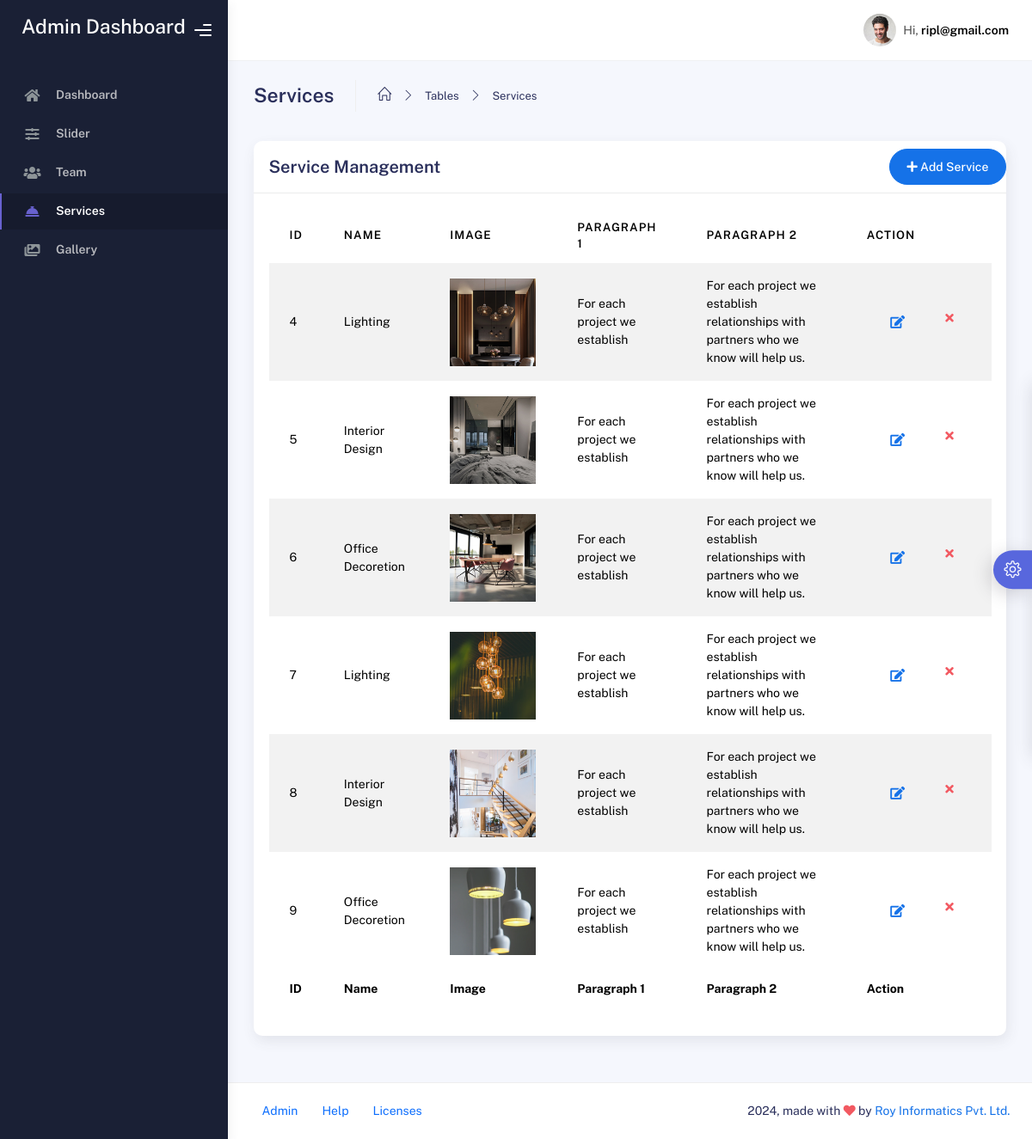
/admin/ad_services.php (signed in), run on the app's committed database.
### tables this page shows
CREATE TABLE `services` (
  `id` int(11) NOT NULL,
  `name` varchar(255) NOT NULL,
  `image_path` varchar(255) NOT NULL,
  `para1` text NOT NULL,
  `para2` text NOT NULL
);

### admin/ad_services.php (the view, shortened to what this page needs)
<?php include('includes/header.php');  ?>
<?php
$sql = "SELECT * FROM services";
$result = $conn->query($sql);
?>
<div class="container">
    <div class="page-inner">
        <div class="page-header">
            <h3 class="fw-bold mb-3">Services</h3>
            <ul class="breadcrumbs mb-3">
                <li class="nav-home">
                    <a href="#">
                        <i class="icon-home"></i>
                    </a>
                </li>
                <li class="separator">
                    <i class="icon-arrow-right"></i>
                </li>
                <li class="nav-item">
                    <a href="#">Tables</a>
                </li>
                <li class="separator">
                    <i class="icon-arrow-right"></i>
                </li>
                <li class="nav-item">
                    <a href="#">Services</a>
                </li>
            </ul>
        </div>
        <div class="row">
            <div class="col-md-12">
                <div class="card">
                    <div class="card-header">
                        <div class="d-flex align-items-center">
                            <h4 class="card-title">Service Management</h4>
                            <a href="add_service.php" style="position:absolute; right:0 !important;">
                                <button class="btn btn-primary btn-round ms-auto">
                                    <i class="fa fa-plus"></i>
                                    Add Service
                                </button>
                            </a>
                        </div>
                    </div>
                    <div class="card-body">
                        <div class="table-responsive">
                            <table id="add-row" class="display table table-striped table-hover">
                                <thead>
                                    <tr>
                                        <th>ID</th>
                                        <th>Name</th>
                                        <th>Image</th>
                                        <th>Paragraph 1</th>
                                        <th>Paragraph 2</th>
                                        <th style="width: 10%">Action</th>
                                    </tr>
                                </thead>
                                <tfoot>
                                    <tr>
                                        <th>ID</th>
                                        <th>Name</th>
                                        <th>Image</th>
                                        <th>Paragraph 1</th>
                                        <th>Paragraph 2</th>
                                        <th>Action</th>
                                    </tr>
                                </tfoot>
                                <tbody>
                                    <?php
                                    if ($result->num_rows > 0) {
                                        while($row = $result->fetch_assoc()) {
                                            echo '<tr>';
                                            echo '<td>' . htmlspecialchars($row['id']) . '</td>';
                                            echo '<td>' . htmlspecialchars($row['name']) . '</td>';
                                            echo '<td><img src="' . htmlspecialchars($row['image_path']) . '" alt="' . htmlspecialchars($row['name']) . '" style="width: 100px; height: auto;"></td>';
                                            echo '<td>' . htmlspecialchars($row['para1']) . '</td>';
                                            echo '<td>' . htmlspecialchars($row['para2']) . '</td>';
                                            echo '<td>
                                                      <div class="form-button-action">
                                                          <a href="edit_service.php?id=' . htmlspecialchars($row['id']) . '" class="btn btn-link btn-primary btn-lg" data-bs-toggle="tooltip" title="Edit Service">
                                                              <i class="fa fa-edit"></i>
                                                          </a>
                                                          <a href="delete_service.php?id=' . htmlspecialchars($row['id']) . '" class="btn btn-link btn-danger" data-bs-toggle="tooltip" title="Remove Service" onclick="return confirm(\'Are you sure you want to delete this service?\');">
                                                              <i class="fa fa-times"></i>
                                                          </a>
                                                      </div>
                                                  </td>';
                                            echo '</tr>';
                                        }
                                    } else {
                                        echo '<tr><td colspan="6">No data available</td></tr>';
                                    }
                                    ?>
                                </tbody>
                            </table>
                        </div>
                    </div>
                </div>
            </div>
        </div>
    </div>
</div>
<?php include('includes/footer.php');  ?>

### admin/includes/header.php (shortened to what this page needs)
<!DOCTYPE html>
<html lang="en">
  <head>
    <link rel="stylesheet" href="assets/css/bootstrap.min.css" />
    <link rel="stylesheet" href="assets/css/plugins.min.css" />
    <link rel="stylesheet" href="assets/css/kaiadmin.min.css" />
    <link rel="stylesheet" href="assets/css/demo.css" />
  </head>
  <body>
    <div class="wrapper">
      <div class="sidebar" data-background-color="dark">
        <div class="sidebar-logo">
          <div class="logo-header" data-background-color="dark">
            <a href="index" class="logo">
              <h3 class="text-white">Admin Dashboard</h3>
            </a>
            <div class="nav-toggle">
              <button class="btn btn-toggle toggle-sidebar">
                <i class="gg-menu-right"></i>
              </button>
            </div>
          </div>
        </div>
        <?php
$current_page = basename($_SERVER['REQUEST_URI'], ".php");
?>
<div class="sidebar-wrapper scrollbar scrollbar-inner">
  <div class="sidebar-content">
    <ul class="nav nav-secondary">
      <li class="nav-item <?php echo $current_page === 'index' ? 'active' : ''; ?>">
        <a href="index">
          <i class="fas fa-home"></i>
          <p>Dashboard</p>
        </a>
      </li>
      <li class="nav-item <?php echo $current_page === 'ad_slider' ? 'active' : ''; ?>">
        <a href="ad_slider">
          <i class="fas fa-sliders-h"></i>
          <p>Slider</p>
        </a>
      </li>
      <li class="nav-item <?php echo $current_page === 'ad_team' ? 'active' : ''; ?>">
        <a href="ad_team">
          <i class="fas fa-users"></i>
          <p>Team</p>
        </a>
      </li>
      <li class="nav-item <?php echo $current_page === 'ad_services' ? 'active' : ''; ?>">
        <a href="ad_services">
          <i class="fas fa-concierge-bell"></i>
          <p>Services</p>
        </a>
      </li>
      <li class="nav-item <?php echo $current_page === 'ad_gallery' ? 'active' : ''; ?>">
        <a href="ad_gallery">
          <i class="fas fa-images"></i>
          <p>Gallery</p>
        </a>
      </li>
    </ul>
  </div>
</div>
      </div>
      <div class="main-panel">
        <div class="main-header">
<nav class="navbar navbar-header navbar-header-transparent navbar-expand-lg border-bottom">
  <div class="container-fluid">
    <ul class="navbar-nav ms-md-auto align-items-center">
      <li class="nav-item topbar-user dropdown hidden-caret">
        <a class="dropdown-toggle profile-pic" data-bs-toggle="dropdown" href="#" aria-expanded="false">
          <div class="avatar-sm">
            <img src="assets/img/profile.jpg" alt="..." class="avatar-img rounded-circle" />
          </div>
          <span class="profile-username">
            <span class="op-7">Hi,</span>
            <span class="fw-bold"><?php $email = $_SESSION['email'];
    echo htmlspecialchars($email);?></span>
          </span>
        </a>
      </li>
    </ul>
  </div>
</nav>
        </div>

### admin/includes/footer.php (shortened to what this page needs)
<footer class="footer">
          <div class="container-fluid d-flex justify-content-between">
            <nav class="pull-left">
              <ul class="nav">
                <li class="nav-item">
                  <a class="nav-link" href="#">
                    Admin
                  </a>
                </li>
                <li class="nav-item">
                  <a class="nav-link" href="#"> Help </a>
                </li>
                <li class="nav-item">
                  <a class="nav-link" href="#"> Licenses </a>
                </li>
              </ul>
            </nav>
            <div class="copyright">
              2024, made with <i class="fa fa-heart heart text-danger"></i> by
              <a href="http://www.royinformatics.com">Roy Informatics Pvt. Ltd.</a>
            </div>
          </div>
        </footer>
      </div>
      <div class="custom-template">
        <div class="custom-toggle">
          <i class="icon-settings"></i>
        </div>
      </div>
    </div>
  </body>
</html>

### admin/assets/css/demo.css (style rules this page uses)
.custom-template { position: fixed; top: 50%; transform: translateY(-50%); right: -325px; width: 325px; height: max-content; display: block; z-index: 1; background: #ffffff; transition: all .3s; z-index: 1003; box-shadow: -1px 1px 20px rgba(69, 65, 78, 0.15); border-top-left-radius: 5px; border-bottom-left-radius: 5px; transition: all .5s; }
.custom-template .custom-toggle { position: absolute; width: 45px; height: 45px; background: #5867dd; top: 50%; left: -45px; transform: translateY(-50%); display: flex; align-items: center; justify-content: center; text-align: center; border-top-left-radius: 30px; border-bottom-left-radius: 30px; cursor: pointer; color: #ffffff; box-shadow: -5px 5px 20px rgba(69, 65, 78, 0.21); }
.custom-template .custom-toggle i { font-size: 20px; animation: 1.3s spin linear infinite; }

### data on the page
services: id "4", name "Lighting", image_path (picture), para1 "For each project we establish", para2 "For each project we establish relationships with partners who we know will help us."
services: id "5", name "Interior Design", image_path (picture), para1 "For each project we establish", para2 "For each project we establish relationships with partners who we know will help us."
services: id "6", name "Office Decoretion", image_path (picture), para1 "For each project we establish", para2 "For each project we establish relationships with partners who we know will help us."
services: id "7", name "Lighting", image_path (picture), para1 "For each project we establish", para2 "For each project we establish relationships with partners who we know will help us."
services: id "8", name "Interior Design", image_path (picture), para1 "For each project we establish", para2 "For each project we establish relationships with partners who we know will help us."
services: id "9", name "Office Decoretion", image_path (picture), para1 "For each project we establish", para2 "For each project we establish relationships with partners who we know will help us."

### other printed values
$email "ripl@gmail.com"
